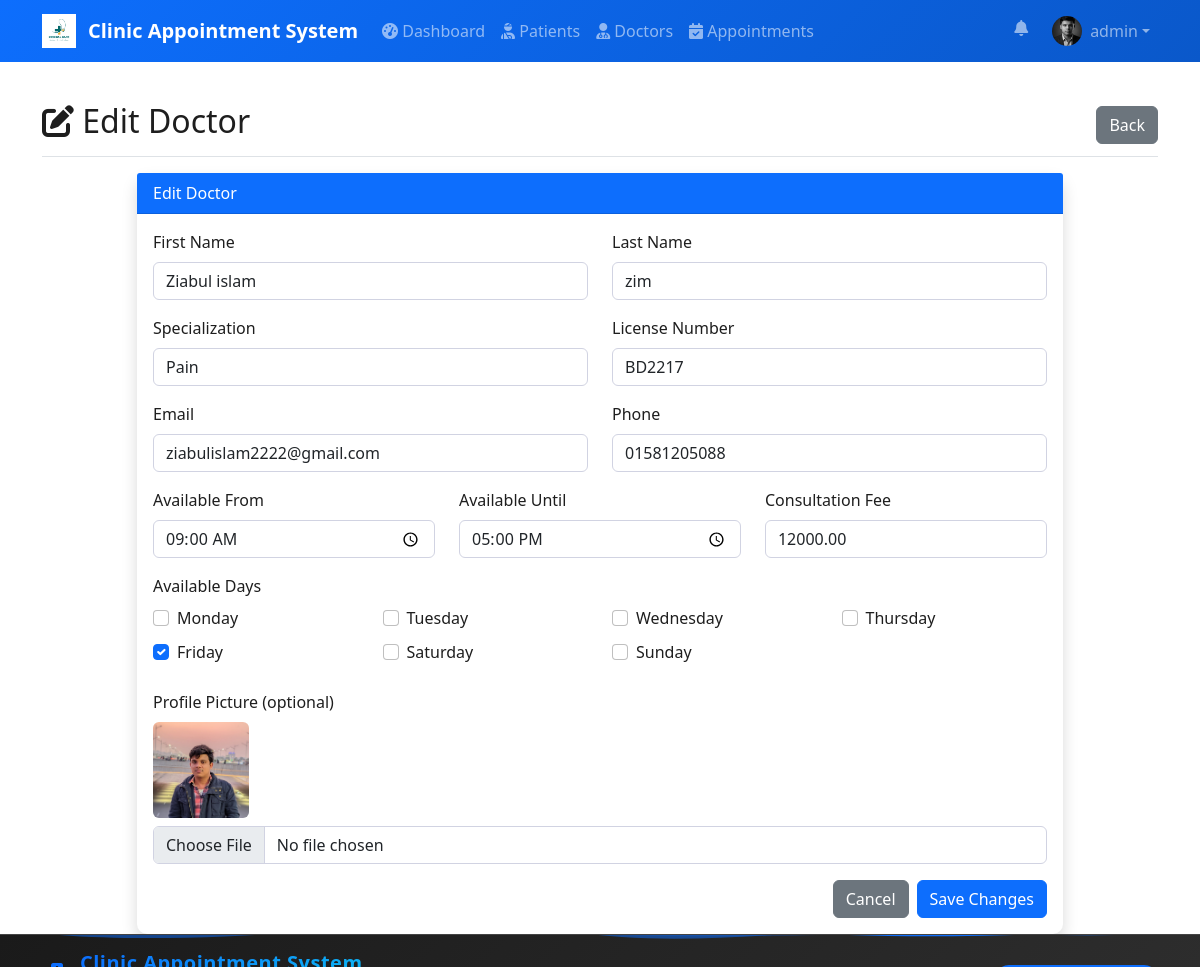
Page /pages/edit_doctor.php?id=4 (signed in) on the committed database.
### tables this page shows
CREATE TABLE `users` (
  `user_id` int(11) NOT NULL,
  `username` varchar(50) NOT NULL,
  `password` varchar(255) NOT NULL,
  `email` varchar(100) DEFAULT NULL,
  `first_name` varchar(50) DEFAULT NULL,
  `last_name` varchar(50) DEFAULT NULL,
  `profile_picture` varchar(255) DEFAULT NULL,
  `role` enum('admin','receptionist','doctor','patient') DEFAULT 'receptionist',
  `doctor_id` int(11) DEFAULT NULL,
  `created_at` timestamp NOT NULL DEFAULT current_timestamp()
);

CREATE TABLE `doctors` (
  `doctor_id` int(11) NOT NULL,
  `first_name` varchar(50) NOT NULL,
  `last_name` varchar(50) NOT NULL,
  `specialization` varchar(100) DEFAULT NULL,
  `email` varchar(100) DEFAULT NULL,
  `phone` varchar(15) DEFAULT NULL,
  `license_number` varchar(50) DEFAULT NULL,
  `available_days` set('Monday','Tuesday','Wednesday','Thursday','Friday','Saturday','Sunday') DEFAULT NULL,
  `consultation_fee` decimal(8,2) DEFAULT NULL,
  `available_time_start` time DEFAULT NULL,
  `available_time_end` time DEFAULT NULL,
  `profile_picture` varchar(255) DEFAULT NULL,
  `created_at` timestamp NOT NULL DEFAULT current_timestamp()
);

### config/config.php (called while the page is built, shortened)
<?php
if (file_exists(__DIR__ . '/../includes/functions.php')) {
    require_once __DIR__ . '/../includes/functions.php';
}
function sanitizeInput($data) {
    $data = trim($data);
    $data = stripslashes($data);
    $data = htmlspecialchars($data);
    return $data;
}
function isLoggedIn() {
    return isset($_SESSION['user_id']);
}
?>

### includes/functions.php (called while the page is built, shortened)
<?php
function pageFadeIn() {
    return 'fade-in';
}
?>

### pages/edit_doctor.php (the view, shortened to what this page needs)
<?php
require_once '../includes/header.php';
$doctor_id = sanitizeInput($_GET['id']);
try {
    $query = "SELECT * FROM doctors WHERE doctor_id = :doctor_id";
    $stmt = $db->prepare($query);
    $stmt->bindParam(':doctor_id', $doctor_id);
    $stmt->execute();
    $doctor = $stmt->fetch(PDO::FETCH_ASSOC);
} catch (PDOException $e) {
    logAction('EDIT_DOCTOR_ERROR', $e->getMessage());
    $error = "Database error.";
}
?>
<div class="d-flex justify-content-between align-items-center pt-3 pb-2 mb-3 border-bottom">
    <h1 class="h2"><i class="fas fa-edit"></i> Edit Doctor</h1>
    <div>
        <a href="view_doctor.php?id=<?php echo $doctor['doctor_id']; ?>" class="btn btn-secondary">Back</a>
    </div>
</div>
<div class="row justify-content-center">
    <div class="col-md-10">
        <div class="card shadow">
            <div class="card-header bg-primary text-white">Edit Doctor</div>
            <div class="card-body">
                <form method="POST" action="" enctype="multipart/form-data">
                    <div class="row">
                        <div class="col-md-6 mb-3">
                            <label class="form-label">First Name</label>
                            <input class="form-control" name="first_name" required value="<?php echo htmlspecialchars($doctor['first_name']); ?>">
                        </div>
                        <div class="col-md-6 mb-3">
                            <label class="form-label">Last Name</label>
                            <input class="form-control" name="last_name" required value="<?php echo htmlspecialchars($doctor['last_name']); ?>">
                        </div>
                    </div>
                    <div class="row">
                        <div class="col-md-6 mb-3">
                            <label class="form-label">Specialization</label>
                            <input class="form-control" name="specialization" required value="<?php echo htmlspecialchars($doctor['specialization']); ?>">
                        </div>
                        <div class="col-md-6 mb-3">
                            <label class="form-label">License Number</label>
                            <input class="form-control" name="license_number" required value="<?php echo htmlspecialchars($doctor['license_number']); ?>">
                        </div>
                    </div>
                    <div class="row">
                        <div class="col-md-6 mb-3">
                            <label class="form-label">Email</label>
                            <input class="form-control" name="email" value="<?php echo htmlspecialchars($doctor['email']); ?>">
                        </div>
                        <div class="col-md-6 mb-3">
                            <label class="form-label">Phone</label>
                            <input class="form-control" name="phone" value="<?php echo htmlspecialchars($doctor['phone']); ?>">
                        </div>
                    </div>
                    <div class="row">
                        <div class="col-md-4 mb-3">
                            <label class="form-label">Available From</label>
                            <input type="time" class="form-control" name="available_time_start" value="<?php echo htmlspecialchars($doctor['available_time_start']); ?>">
                        </div>
                        <div class="col-md-4 mb-3">
                            <label class="form-label">Available Until</label>
                            <input type="time" class="form-control" name="available_time_end" value="<?php echo htmlspecialchars($doctor['available_time_end']); ?>">
                        </div>
                        <div class="col-md-4 mb-3">
                            <label class="form-label">Consultation Fee</label>
                            <input type="number" step="0.01" min="0" class="form-control" name="consultation_fee" value="<?php echo htmlspecialchars($doctor['consultation_fee']); ?>">
                        </div>
                    </div>
                    <div class="mb-3">
                        <label class="form-label">Available Days</label>
                        <div class="row">
                            <?php
                            $days = ['Monday','Tuesday','Wednesday','Thursday','Friday','Saturday','Sunday'];
                            $selected = explode(',', $doctor['available_days']);
                            foreach ($days as $d): ?>
                                <div class="col-md-3 mb-2">
                                    <div class="form-check">
                                        <input class="form-check-input" type="checkbox" name="available_days[]" value="<?php echo $d; ?>" <?php echo in_array($d,$selected)?'checked':''; ?>>
                                        <label class="form-check-label"><?php echo $d; ?></label>
                                    </div>
                                </div>
                            <?php endforeach; ?>
                        </div>
                    </div>
                    <div class="mb-3">
                        <label class="form-label">Profile Picture (optional)</label>
                        <?php if (!empty($doctor['profile_picture']) && file_exists(__DIR__ . '/../uploads/doctors/' . $doctor['profile_picture'])): ?>
                            <div class="mb-2"><img src="../uploads/doctors/<?php echo htmlspecialchars($doctor['profile_picture']); ?>" alt="Profile" style="width:96px;height:96px;object-fit:cover;border-radius:6px;"></div>
                        <?php endif; ?>
                        <input type="file" class="form-control" name="profile_picture" accept="image/*">
                    </div>
                    <div class="d-flex justify-content-end">
                        <a href="doctors.php" class="btn btn-secondary me-2">Cancel</a>
                        <button class="btn btn-primary" type="submit">Save Changes</button>
                    </div>
                </form>
            </div>
        </div>
    </div>
</div>
<?php require_once '../includes/footer.php'; ?>

### includes/header.php (shortened to what this page needs)
<?php
require_once __DIR__ . '/../config/config.php';
?>
<!DOCTYPE html>
<html lang="en">
<head>
    <link href="https://cdn.jsdelivr.net/npm/bootstrap@5.1.3/dist/css/bootstrap.min.css" rel="stylesheet">
    <link rel="stylesheet" href="https://cdnjs.cloudflare.com/ajax/libs/font-awesome/6.0.0/css/all.min.css">
    <link href="../assets/css/style.css" rel="stylesheet">
</head>
<body class="has-fixed-navbar">
    <nav class="navbar navbar-expand-lg navbar-dark navbar-transparent">
        <div class="container">
            <a class="navbar-brand d-flex align-items-center" href="../index.php">
                <?php
                $logoRelPath = '../assets/images/logo_white.png';
                $logoAbsPath = __DIR__ . '/../assets/images/logo_white.png';
                if (file_exists($logoAbsPath)):
                ?>
                    <img src="<?php echo $logoRelPath; ?>" alt="<?php echo SITE_NAME; ?>" style="height:34px;object-fit:contain;margin-right:8px;">
                <?php else: ?>
                    <i class="fas fa-hospital-alt me-2"></i>
                <?php endif; ?>
                <span class="ms-1"><?php echo SITE_NAME; ?></span>
            </a>
            <div class="collapse navbar-collapse" id="navbarNav">
                <?php if (isLoggedIn()): ?>
                <ul class="navbar-nav me-auto">
                    <li class="nav-item">
                        <a class="nav-link" href="../pages/dashboard.php"><i class="fas fa-tachometer-alt"></i> Dashboard</a>
                    </li>
                    <?php $role = strtolower($_SESSION['role'] ?? ''); ?>
                    <?php if ($role === 'doctor'): ?>
                        <li class="nav-item">
                            <a class="nav-link" href="../pages/prescriptions.php"><i class="fas fa-file-prescription"></i> Prescriptions</a>
                        </li>
                    <?php else: ?>
                        <li class="nav-item">
                            <a class="nav-link" href="../pages/patients.php"><i class="fas fa-user-injured"></i> Patients</a>
                        </li>
                        <li class="nav-item">
                            <a class="nav-link" href="../pages/doctors.php"><i class="fas fa-user-md"></i> Doctors</a>
                        </li>
                        <li class="nav-item">
                            <a class="nav-link" href="../pages/appointments.php"><i class="fas fa-calendar-check"></i> Appointments</a>
                        </li>
                    <?php endif; ?>
                </ul>
                <?php endif; ?>
                <ul class="navbar-nav">
                    <?php if (isLoggedIn()):
                        $avatarUrl = '../assets/images/default_avatar.png';
                        if (defined('DB_OK') && DB_OK && isset($db) && $db instanceof PDO) {
                            try {
                                $uqq = $db->prepare('SELECT profile_picture, first_name, last_name FROM users WHERE user_id = :id LIMIT 1');
                                $uqq->bindParam(':id',
                                    $_SESSION['user_id']);
                                $uqq->execute();
                                $urow = $uqq->fetch(PDO::FETCH_ASSOC);
                                if (!empty($urow['profile_picture']) && file_exists(__DIR__ . '/../uploads/users/' . $urow['profile_picture'])) {
                                    $avatarUrl = '../uploads/users/' . $urow['profile_picture'];
                                }
                            } catch (Throwable $e) { $profileFullName = $_SESSION['username']; }
                        }
                    ?>
                        <li class="nav-item dropdown position-relative me-2">
                            <a class="nav-link position-relative" href="#" id="notificationBell" role="button" data-bs-toggle="dropdown" aria-expanded="false">
                                <i class="fas fa-bell"></i>
                            </a>
                        </li>
                        <li class="nav-item dropdown">
                            <a class="nav-link dropdown-toggle d-flex align-items-center" href="#" id="userMenu" role="button" data-bs-toggle="dropdown" aria-expanded="false">
                                <img src="<?php echo $avatarUrl; ?>" alt="avatar" style="width:30px;height:30px;object-fit:cover;border-radius:50%;margin-right:8px;">
                                <span class="d-none d-md-inline"><?php echo htmlspecialchars($_SESSION['username']); ?></span>
                            </a>
                        </li>
                    <?php endif; ?>
                </ul>
            </div>
        </div>
    </nav>
    <div class="container mt-4 <?php echo function_exists('pageFadeIn') ? pageFadeIn() : ''; ?>">

### assets/css/style.css (style rules this page uses)
:root { --primary-color: #0d6efd; --secondary-color: #6c757d; --success-color: #198754; --danger-color: #dc3545; --warning-color: #ffc107; --info-color: #0dcaf0; --bg: #ffffff; --panel-bg: #ffffff; --text-color: #1e1e1e; --muted-color: #6c757d; --navbar-rgba: 10,25,41; }
html, body { width: 100%; height: 100%; overflow-y: auto; pointer-events: auto; }
body { font-family: 'Segoe UI', Tahoma, Geneva, Verdana, sans-serif; background-color: var(--bg); color: var(--text-color); }
.card { border: none; border-radius: 10px; background: var(--panel-bg); box-shadow: 0 0.15rem 1.75rem 0 rgba(58, 59, 69, 0.08); transition: all 0.3s; }
.navbar-brand { font-weight: 600; }
.btn { border-radius: 6px; font-weight: 500; }
.form-control, .form-select { border-radius: 6px; border: 1px solid #d1d3e2; }
.navbar-dark { background: linear-gradient(135deg, var(--primary-color) 0%, #0a58ca 100%); }

### includes/footer.php (style rules this page uses)
.fade-in { animation: fadeIn 1.5s ease-out; }
html, body { height: 100%; }
body { display: flex; flex-direction: column; min-height: 100vh; }
.container { flex: 1; }

### rows in the picture
users: profile_picture (picture)
doctors: first_name "Ziabul islam", last_name "zim", specialization "Pain", license_number "BD2217", email "ziabulislam2222@gmail.com", phone "01581205088", available_time_start "09:00:00", available_time_end "17:00:00", consultation_fee "12000.00", available_days "☑", profile_picture (picture)

### other values in the picture
SITE_NAME "Clinic Appointment System"
$_SESSION['username'] "admin"
$d "Monday"
$d "Tuesday"
$d "Wednesday"
$d "Thursday"
$d "Friday"
$d "Saturday"
$d "Sunday"
